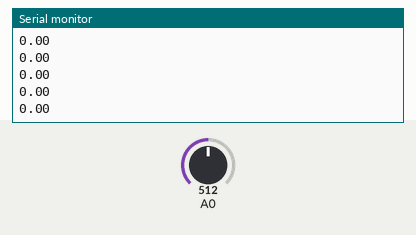
Simulated run of this sketch. Board: Arduino Uno, built with avr-gcc and run on an emulated ATmega328P. Shown: the last lines printed to the serial monitor. The test bench sets the inputs (shaded band); at power-on: A0 = 512.

Above: at 1.2 s.
1.3 s: A0 set to 0
At 2.0 s:
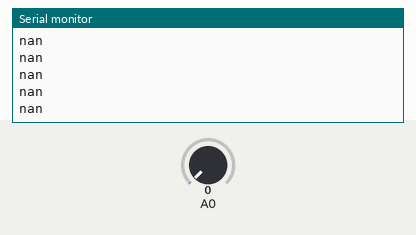
3.2 s: A0 set to 122
At 3.7 s:
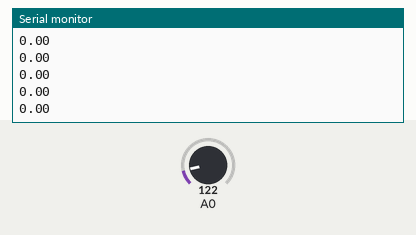

The sketch:

this_is_a_thing_i_guess.ino
```cpp
void setup() {
  pinMode(A0, INPUT);
  pinMode(A1, INPUT);
  pinMode(A2, INPUT);
  pinMode(A3, INPUT);

  Serial.begin(9600);
}

void loop() {
  Serial.println(line_estimation());
}

float line_estimation() {
  const float x1 = 15, x2 = 5, x3 = -5, x4 = -15;
  int w1 = analogRead(A0), w2 = analogRead(A0), w3 = analogRead(A0), w4 = analogRead(A0);
  int sum_of_weights = w1 + w2 + w3 + w4;
  int sum_weight_distance = x1*w1 + x2*w2 + x3*w3 + x4*w4;

  return sum_weight_distance/minimum(sum_of_weights, 1);
}

float minimum(float x, float y) {
  if (x <= y)
    return x;
  return y;
}
```

Measured:
- after the input at 1.3 s, the serial monitor: prints a new line after 0.07 s (image 1)
